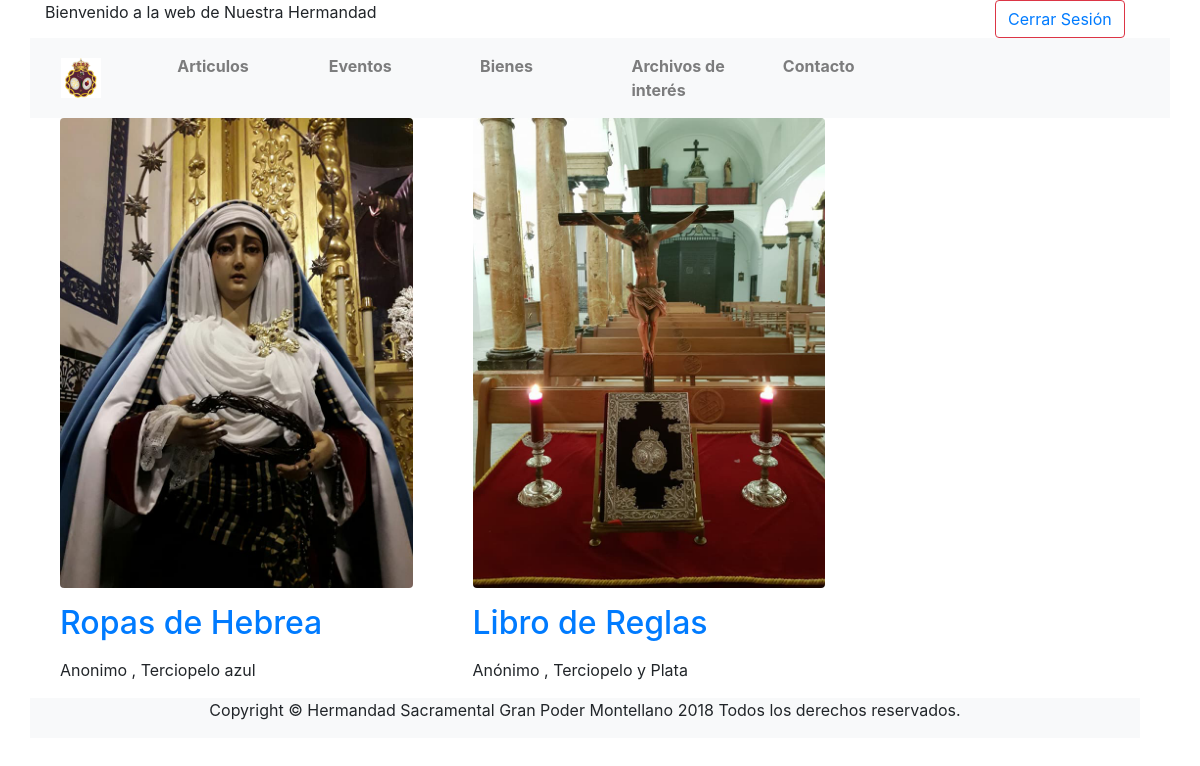
Screenshot of /Usuario/bienes.php (signed in) with the database file from the repository.
### tables this page shows
CREATE TABLE `Bienes` (
  `CodBien` int(10) unsigned NOT NULL AUTO_INCREMENT,
  `Nombre` varchar(100) DEFAULT NULL,
  `Descripcion` text,
  `Fecha` date DEFAULT NULL,
  `Material` varchar(100) DEFAULT NULL,
  `Autor` varchar(255) DEFAULT NULL,
  `Imagen` varchar(100) DEFAULT NULL,
  PRIMARY KEY (`CodBien`)
);

### Usuario/bienes.php (the view, shortened to what this page needs)
<!DOCTYPE html>
<html lang="es">
  <head>
<link rel="stylesheet" href="css/bootstrap.css">
  </head>
  <body>
    <?php
      $connection = new mysqli("localhost", "root", "Admin2015", "granPoder",3316);
      $connection->set_charset("uft8");
      ?>
    <div class="container">
      <div class="row" id="social">
        <div class="col-md-10" id="social1">
          <span>Bienvenido a la web de Nuestra Hermandad</span>
        </div>
        <div class="col-md-2">
            <button class="btn btn-outline-danger" type="button" name="button"><a href="cerrar_sesion.php">Cerrar Sesión</a></button>
        </div>
      </div>
      <div class="row">
        <nav class="col-md-12 navbar navbar-expand-xl bg-light navbar-light">
        <a class="col-md-1 navbar-brand" href="#">
          <img src="escudo.jpg" alt="logo" style="width:40px;">
        </a>
        <ul class="navbar-nav col-md-10">
          <div class="col-md-2">
            <li class="nav-item">
              <a class="nav-link" href="articulos.php"><b>Articulos</b></a>
            </li>
          </div>
          <div class="col-md-2">
            <li class="nav-item">
              <a class="nav-link" href="eventos.php"><b>Eventos</b></a>
            </li>
          </div>
          <div class="col-md-2">
            <li class="nav-item">
              <a class="nav-link" href="../../Usuario/bienes.php"><b>Bienes</b></a>
            </li>
          </div>
          <div class="col-md-2">
            <li class="nav-item">
              <a class="nav-link" href="archivos.php"><b>Archivos de interés</b></a>
            </li>
          </div>
          <div class="col-md-2">
            <li class="nav-item">
              <a class="nav-link" href="contacto.php"><b>Contacto</b></a>
            </li>
          </div>
        </ul>
      </nav>
    </div>
      <div class="row" class="contenido">
        <div class="row col-md-9" id="contprincipal">
          <?php
          $query = "SELECT * FROM Bienes order by Fecha desc limit 6";
          if ($connection->query($query)) {
          if ($result = $connection->query($query)) {
            while ($obj = $result->fetch_object()) {
              $Nombre = $obj->Nombre;
              $Autor = $obj->Autor;
              $Imagen = $obj->Imagen;
              $Material = $obj->Material;
              $CodBien = $obj->CodBien;
              echo "<div class='col-md-6' >";
              echo "  <div class='col-md-12'>";
              echo "  <img class='rounded img-fluid' src=".$Imagen.">";
              echo "  </div>";
              echo "<div class='col-md-12' id='cont2'>";
              echo "<p><h2><a href='bien_seleccionado.php?CodBien=".$CodBien."'>".$Nombre."</a></h2></p>";
              echo "<p><span>$Autor , $Material</span</p>";
              echo "</div>";
              echo "</div>";
              }
            }
          }
           ?>
        </div>
        <div class=" col-md-3">
          <div class="fb-page col-md-12" data-href="https://www.facebook.com/Hermandad-Sacramental-del-Gran-Poder-Montellano-1850947275184958/" data-tabs="timeline" data-small-header="false" data-adapt-container-width="true" data-hide-cover="false" data-show-facepile="true">
          </div>
          <div class="col-md-12">
          </div>
        </div>
      </div>
      <div class="row col-md-12 text-center bg-light">
        <p class="mx-auto">Copyright © Hermandad Sacramental Gran Poder Montellano 2018 Todos los derechos reservados.</p>
      </div>
    </div>
  </body>
</html>

### rows the page displays
bienes: Imagen (picture), Nombre "Ropas de Hebrea", Autor "Anonimo", Material "Terciopelo azul"
bienes: Imagen (picture), Nombre "Libro de Reglas", Autor "Anónimo", Material "Terciopelo y Plata"
